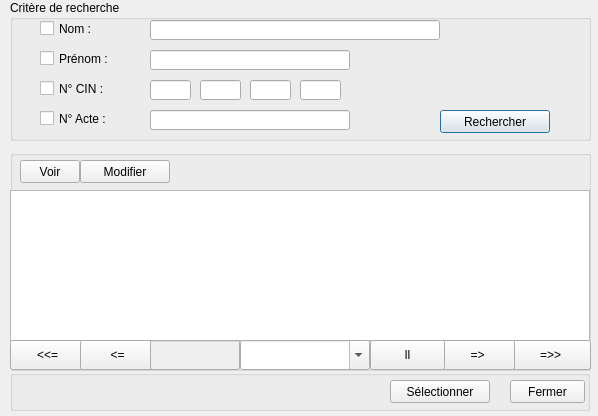
<?xml version="1.0" encoding="UTF-8"?>
<ui version="4.0">
 <class>Dialog</class>
 <widget class="QDialog" name="Dialog">
  <property name="geometry">
   <rect>
    <x>0</x>
    <y>0</y>
    <width>598</width>
    <height>416</height>
   </rect>
  </property>
  <property name="windowTitle">
   <string>Liste des contribuable</string>
  </property>
  <widget class="QGroupBox" name="groupBox">
   <property name="geometry">
    <rect>
     <x>10</x>
     <y>0</y>
     <width>581</width>
     <height>141</height>
    </rect>
   </property>
   <property name="title">
    <string>Critère de recherche</string>
   </property>
   <widget class="QCheckBox" name="checkBox">
    <property name="geometry">
     <rect>
      <x>30</x>
      <y>20</y>
      <width>101</width>
      <height>17</height>
     </rect>
    </property>
    <property name="text">
     <string>Nom :</string>
    </property>
   </widget>
   <widget class="QCheckBox" name="checkBox_2">
    <property name="geometry">
     <rect>
      <x>30</x>
      <y>50</y>
      <width>80</width>
      <height>17</height>
     </rect>
    </property>
    <property name="text">
     <string>Prénom :</string>
    </property>
   </widget>
   <widget class="QLineEdit" name="lineEdit">
    <property name="geometry">
     <rect>
      <x>140</x>
      <y>20</y>
      <width>290</width>
      <height>20</height>
     </rect>
    </property>
   </widget>
   <widget class="QPushButton" name="pushButton_2">
    <property name="geometry">
     <rect>
      <x>430</x>
      <y>110</y>
      <width>110</width>
      <height>23</height>
     </rect>
    </property>
    <property name="text">
     <string>Rechercher</string>
    </property>
   </widget>
   <widget class="QLineEdit" name="lineEdit_4">
    <property name="geometry">
     <rect>
      <x>140</x>
      <y>50</y>
      <width>200</width>
      <height>20</height>
     </rect>
    </property>
   </widget>
   <widget class="QLineEdit" name="lineEdit_5">
    <property name="geometry">
     <rect>
      <x>140</x>
      <y>110</y>
      <width>200</width>
      <height>20</height>
     </rect>
    </property>
   </widget>
   <widget class="QCheckBox" name="checkBox_3">
    <property name="geometry">
     <rect>
      <x>30</x>
      <y>80</y>
      <width>100</width>
      <height>17</height>
     </rect>
    </property>
    <property name="text">
     <string>N° CIN :</string>
    </property>
   </widget>
   <widget class="QCheckBox" name="checkBox_4">
    <property name="geometry">
     <rect>
      <x>30</x>
      <y>110</y>
      <width>80</width>
      <height>17</height>
     </rect>
    </property>
    <property name="text">
     <string>N° Acte :</string>
    </property>
   </widget>
  </widget>
  <widget class="QLineEdit" name="lineEdit_12">
   <property name="geometry">
    <rect>
     <x>300</x>
     <y>80</y>
     <width>41</width>
     <height>20</height>
    </rect>
   </property>
  </widget>
  <widget class="QLineEdit" name="lineEdit_6">
   <property name="geometry">
    <rect>
     <x>150</x>
     <y>80</y>
     <width>41</width>
     <height>20</height>
    </rect>
   </property>
  </widget>
  <widget class="QLineEdit" name="lineEdit_11">
   <property name="geometry">
    <rect>
     <x>250</x>
     <y>80</y>
     <width>41</width>
     <height>20</height>
    </rect>
   </property>
  </widget>
  <widget class="QLineEdit" name="lineEdit_10">
   <property name="geometry">
    <rect>
     <x>200</x>
     <y>80</y>
     <width>41</width>
     <height>20</height>
    </rect>
   </property>
  </widget>
  <widget class="QGroupBox" name="groupBox_3">
   <property name="geometry">
    <rect>
     <x>10</x>
     <y>150</y>
     <width>581</width>
     <height>221</height>
    </rect>
   </property>
   <property name="title">
    <string/>
   </property>
   <widget class="QPushButton" name="pushButton_4">
    <property name="geometry">
     <rect>
      <x>10</x>
      <y>10</y>
      <width>60</width>
      <height>23</height>
     </rect>
    </property>
    <property name="text">
     <string>Voir</string>
    </property>
   </widget>
   <widget class="QTableWidget" name="tableWidget">
    <property name="geometry">
     <rect>
      <x>0</x>
      <y>40</y>
      <width>580</width>
      <height>151</height>
     </rect>
    </property>
   </widget>
   <widget class="QPushButton" name="pushButton_5">
    <property name="geometry">
     <rect>
      <x>0</x>
      <y>190</y>
      <width>75</width>
      <height>30</height>
     </rect>
    </property>
    <property name="text">
     <string>&lt;&lt;=</string>
    </property>
   </widget>
   <widget class="QPushButton" name="pushButton_6">
    <property name="geometry">
     <rect>
      <x>70</x>
      <y>190</y>
      <width>75</width>
      <height>30</height>
     </rect>
    </property>
    <property name="text">
     <string>&lt;=</string>
    </property>
   </widget>
   <widget class="QPushButton" name="pushButton_7">
    <property name="geometry">
     <rect>
      <x>500</x>
      <y>190</y>
      <width>81</width>
      <height>30</height>
     </rect>
    </property>
    <property name="text">
     <string>=&gt;&gt;</string>
    </property>
   </widget>
   <widget class="QPushButton" name="pushButton_8">
    <property name="geometry">
     <rect>
      <x>430</x>
      <y>190</y>
      <width>75</width>
      <height>30</height>
     </rect>
    </property>
    <property name="text">
     <string>=&gt;</string>
    </property>
   </widget>
   <widget class="QPushButton" name="pushButton_9">
    <property name="geometry">
     <rect>
      <x>360</x>
      <y>190</y>
      <width>75</width>
      <height>30</height>
     </rect>
    </property>
    <property name="text">
     <string>ll</string>
    </property>
   </widget>
   <widget class="QComboBox" name="comboBox_3">
    <property name="geometry">
     <rect>
      <x>230</x>
      <y>190</y>
      <width>130</width>
      <height>30</height>
     </rect>
    </property>
    <property name="editable">
     <bool>true</bool>
    </property>
   </widget>
   <widget class="QLineEdit" name="lineEdit_3">
    <property name="enabled">
     <bool>false</bool>
    </property>
    <property name="geometry">
     <rect>
      <x>140</x>
      <y>190</y>
      <width>90</width>
      <height>30</height>
     </rect>
    </property>
   </widget>
   <widget class="QPushButton" name="pushButton_3">
    <property name="geometry">
     <rect>
      <x>70</x>
      <y>10</y>
      <width>90</width>
      <height>23</height>
     </rect>
    </property>
    <property name="text">
     <string>Modifier</string>
    </property>
   </widget>
  </widget>
  <widget class="QGroupBox" name="groupBox_4">
   <property name="geometry">
    <rect>
     <x>10</x>
     <y>370</y>
     <width>580</width>
     <height>41</height>
    </rect>
   </property>
   <property name="title">
    <string/>
   </property>
   <widget class="QPushButton" name="pushButton">
    <property name="geometry">
     <rect>
      <x>380</x>
      <y>10</y>
      <width>100</width>
      <height>23</height>
     </rect>
    </property>
    <property name="text">
     <string>Sélectionner</string>
    </property>
   </widget>
   <widget class="QPushButton" name="pushButton_10">
    <property name="geometry">
     <rect>
      <x>500</x>
      <y>10</y>
      <width>75</width>
      <height>23</height>
     </rect>
    </property>
    <property name="text">
     <string>Fermer</string>
    </property>
   </widget>
  </widget>
 </widget>
 <resources/>
 <connections/>
</ui>
